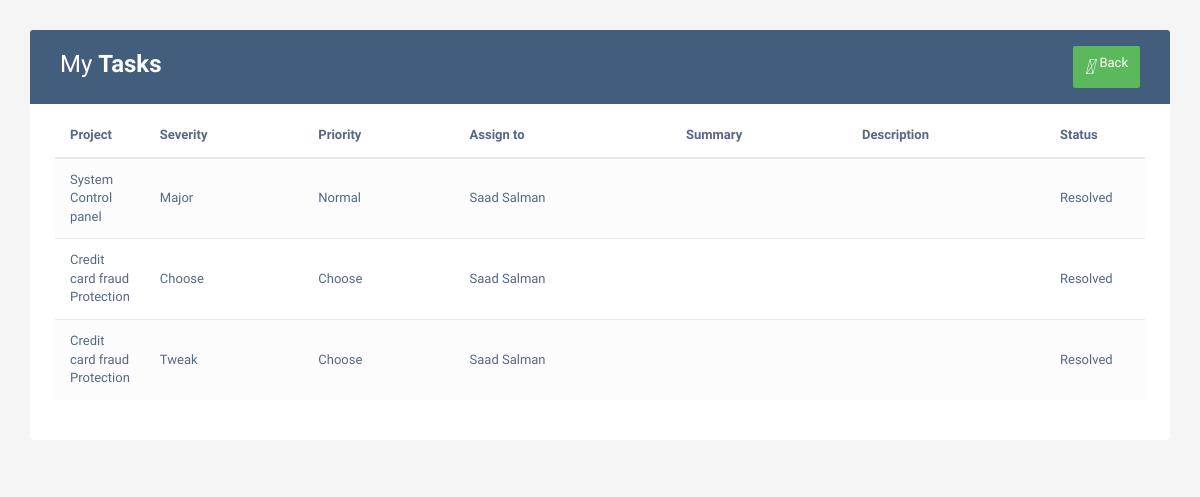
The app's page /tasks/saadsalman (signed in), older data.
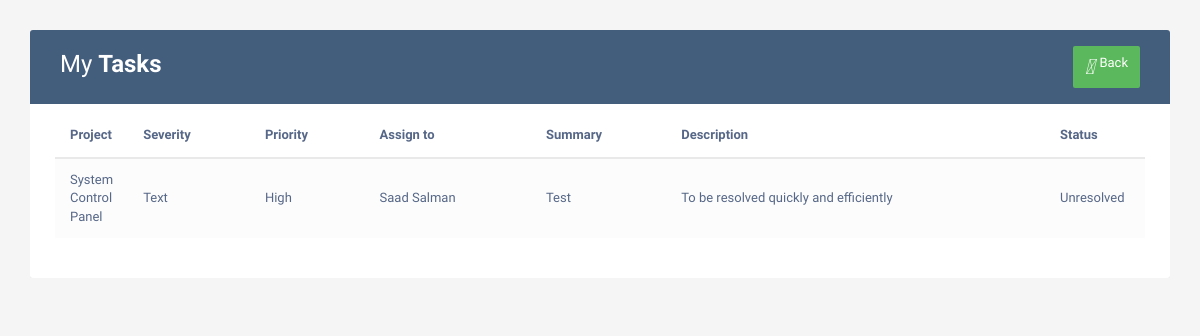
The same page, newer data.
### home/models.py (models this page shows, shortened)
class Bug(models.Model):
    project = models.CharField(max_length=122,null=True)
    Severity = models.CharField(max_length=122,null=True)
    Priority = models.CharField(max_length=122,null=True)
    Assign = models.CharField(max_length=122,null=True)
    Summary = models.TextField(null=True)
    Desc = models.TextField(null=True)
    date = models.DateField()
    Image = models.FileField(upload_to='file')
    status = models.CharField(max_length=50,default='Unresolved')
    created = models.DateTimeField(auto_now_add = True)
    ended = models.DateField(null=True,blank=True)
    timetaken = models.CharField(max_length=50,null=True,blank=True)
    reportedby = models.CharField(max_length=50)
    resolvedby = models.CharField(max_length=100,blank=True,null=True)

### home/views.py (the view)
# urls.py: path('tasks/<str:username>',views.displaytasks,name='Display task'),
@login_required
def displaytasks(request,username):
    user = User.objects.get(username = username)
    full_name = user.first_name+" "+user.last_name
    bugs = Bug.objects.filter(Assign = full_name)
    return render(request,'task.html',{'bugs':bugs})

### templates/task.html (shortened to what this page needs)
<!DOCTYPE html>
<html lang="en">
<head>
<link rel="stylesheet" href="https://maxcdn.bootstrapcdn.com/font-awesome/4.7.0/css/font-awesome.min.css">
<link rel="stylesheet" href="https://maxcdn.bootstrapcdn.com/bootstrap/3.3.7/css/bootstrap.min.css">
</head>
<body>
    <div class="container">
        <div class="table-responsive">
            <div class="table-wrapper">
                <div class="table-title">
                    <div class="row">
                        <div class="col-xs-6">
                            <h2>My <b>Tasks</b></h2>
                        </div>
                        <div class="col-xs-6">
                            <a href="/back" class="btn btn-success" data-toggle="modal"><i>&#xE147;</i> <span>Back</span></a>
                        </div>
                    </div>
                </div>
                <table class="table table-striped table-hover">
                    <thead>
                        <tr>
                            <th>Project</th>
                            <th>Severity</th>
                            <th>Priority</th>
                            <th>Assign to</th>
                            <th>Summary</th>
                            <th>Description</th>
                            <th>Status</th>
                        </tr>
                    </thead>
                    <tbody>
                        {% for item in bugs %}
                        <tr>
                            <td> {{item.project}} </td>
                            <td> {{item.Severity}} </td>
                            <td> {{item.Priority}} </td>
                            <td> {{item.Assign}} </td>
                            <td> {{item.Summary}} </td>
                            <td> {{item.Desc}} </td>
                            <td> {{item.status}} </td>
                        </tr>
                        {% endfor %}
                    </tbody>
                </table>
            </div>
        </div>
    </div>
</body>

Row changes from the older to the newer data that the page shows:
removed Bug: project "System Control panel", Severity "Major", Priority "Normal", Assign "Saad Salman", status "Resolved"
removed Bug: project "Credit card fraud Protection", Severity "Choose", Priority "Choose", Assign "Saad Salman", status "Resolved"
removed Bug: project "Credit card fraud Protection", Severity "Tweak", Priority "Choose", Assign "Saad Salman", status "Resolved"
added Bug: project "System Control Panel", Severity "Text", Priority "High", Assign "Saad Salman", Summary "Test", Desc "To be resolved quickly and efficiently", status "Unresolved"
